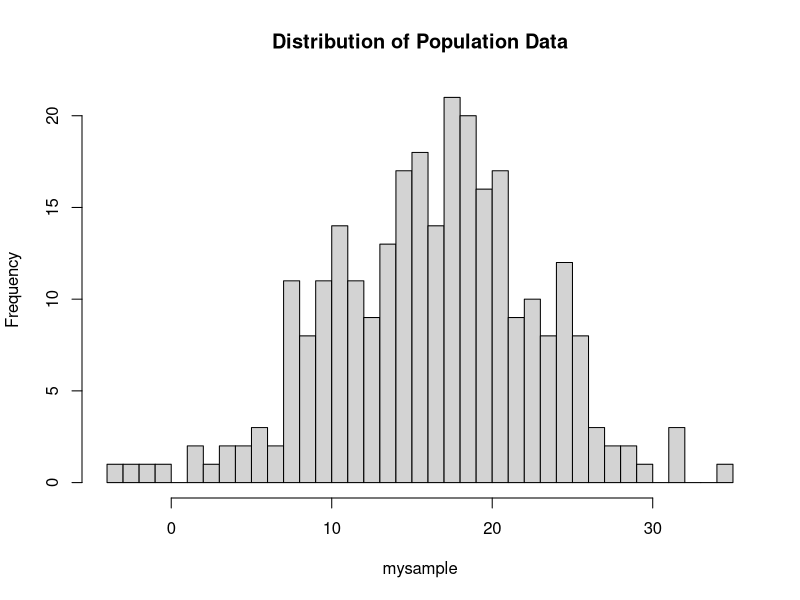
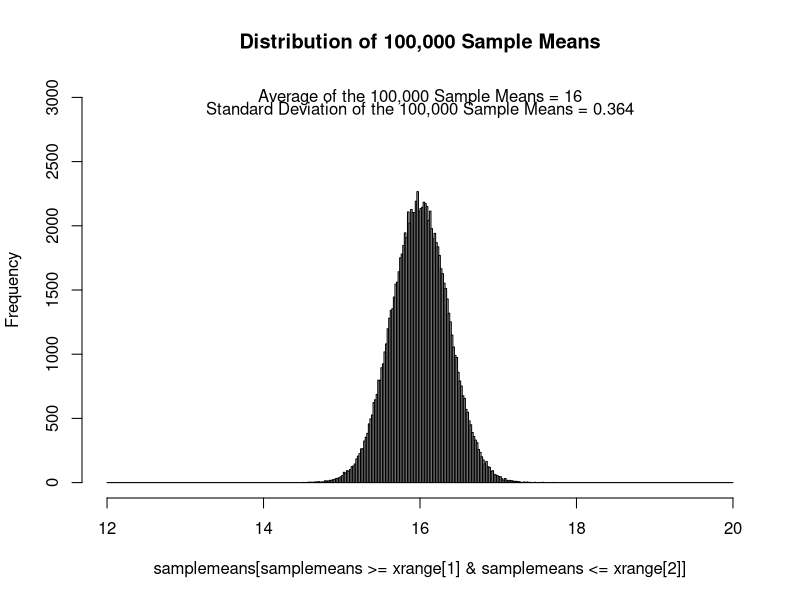

The R script that drew these images, in order:
# LOAD R PACKAGES ----

# load R packages
library(psych)

# SPECIFY POPULATION PARAMETERS ----

# simulation inputs
pop_mean <- 16         # population mean
pop_sd <- 6.03        # population standard deviation
sample_N <- 275       # sample size
normal_data <- TRUE   # TRUE = normal data, FALSE = skewed data

# GENERATE AND INSPECT ONE SAMPLE OF DATA ----

# simulate artificial data set from the population
if(normal_data){ # simulate normal data
  mysample <- rnorm(n = sample_N, mean = pop_mean, sd = pop_sd)
} else { # simulate skewed data
  mysample <- pop_mean + ((rchisq(sample_N, pop_mean) - pop_mean)/sqrt(2*pop_mean)) * pop_sd
}

# graph the simulated sample data
hist(mysample, breaks = 50, main = 'Distribution of Population Data')

# descriptive statistics for the simulated sample data
describe(mysample)

# SIMULATION WITH 100,000 RANDOM SAMPLES OF DATA ----

# initialize data set to hold 100,000 sample means
samplemeans <- rep(0, 100000)
# loop to draw 100,000 random samples
for(s in 1:100000){
  if(normal_data){ # normal data
    sampledata <- rnorm(n = sample_N, mean = pop_mean, sd = pop_sd)
  } else { # skewed data
    sampledata <- pop_mean + ((rchisq(sample_N, pop_mean) - pop_mean)/sqrt(2*pop_mean)) * pop_sd
  }
  # store the sample mean in element of s
  samplemeans[s] <- mean(sampledata)
}

# graph sampling distribution of the sample means
xrange <- c(12,20)
hist(samplemeans[samplemeans >= xrange[1] & samplemeans <= xrange[2]], xlim = xrange, ylim = c(0,3000), breaks = seq(xrange[1],xrange[2], by = .02), main = 'Distribution of 100,000 Sample Means')
text(pop_mean, 3000, paste0('Average of the 100,000 Sample Means = ', round(mean(samplemeans), 3)))
text(pop_mean, 2900, paste0('Standard Deviation of the 100,000 Sample Means = ', round(sd(samplemeans), 3)))
